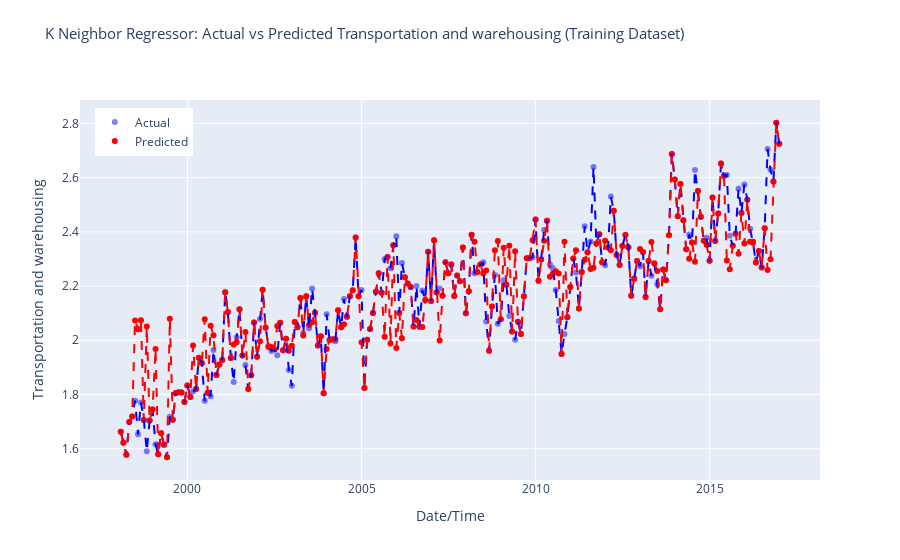

Source (notebook cell):
### Code cell
# Sort predictions DataFrame by index
predictions.sort_index(inplace=True)

# Create Plotly figure
fig = make_subplots(rows=1, cols=1, shared_xaxes=True, shared_yaxes=True)

# Add scatter plot for actual values
fig.add_trace(go.Scatter(x=predictions.index, y=predictions['Transportation and warehousing'],
                         mode='markers', marker=dict(color='blue', opacity=0.5),
                         name='Actual'), row=1, col=1)

# Add scatter plot for predicted values
fig.add_trace(go.Scatter(x=predictions.index, y=predictions['prediction_label'],
                         mode='markers', marker=dict(color='red'),
                         name='Predicted'), row=1, col=1)

# Add lines for sorted actual values
fig.add_trace(go.Scatter(x=predictions.index, y=predictions['Transportation and warehousing'].sort_index(),
                         mode='lines', line=dict(color='blue', dash='dash'),
                         showlegend=False), row=1, col=1)

# Add lines for sorted predicted values
fig.add_trace(go.Scatter(x=predictions.index, y=predictions['prediction_label'].sort_index(),
                         mode='lines', line=dict(color='red', dash='dash'),
                         showlegend=False), row=1, col=1)

fig.update_layout(title_text='K Neighbor Regressor: Actual vs Predicted Transportation and warehousing (Training Dataset)',
                  title_font_size=15, title_y=0.95,  # Adjusted title_y value
                  xaxis_title='Date/Time', yaxis_title='Transportation and warehousing',
                  legend=dict(x=0.02, y=0.98),
                  grid=dict(rows=1, columns=1, ygap=0.2))

# Show interactive plot
fig.show()

### Figure 1 — Plotly figure (JSON) as saved in the notebook; plotly's stock layout.template omitted (floating-point values rounded to 4 significant figures; data arrays with more than 128 entries replaced by an {"elided": "..."} marker saying what was removed)
{"data": [{"marker": {"color": "blue", "opacity": 0.5}, "mode": "markers", "name": "Actual", "type": "scatter", "x": {"elided": "228 str values"}, "xaxis": "x", "y": {"elided": "228 float values"}, "yaxis": "y"}, {"marker": {"color": "red"}, "mode": "markers", "name": "Predicted", "type": "scatter", "x": {"elided": "228 str values"}, "xaxis": "x", "y": {"elided": "228 float values"}, "yaxis": "y"}, {"line": {"color": "blue", "dash": "dash"}, "mode": "lines", "showlegend": false, "type": "scatter", "x": {"elided": "228 str values"}, "xaxis": "x", "y": {"elided": "228 float values"}, "yaxis": "y"}, {"line": {"color": "red", "dash": "dash"}, "mode": "lines", "showlegend": false, "type": "scatter", "x": {"elided": "228 str values"}, "xaxis": "x", "y": {"elided": "228 float values"}, "yaxis": "y"}], "layout": {"grid": {"columns": 1, "rows": 1, "ygap": 0.2}, "legend": {"x": 0.02, "y": 0.98}, "title": {"font": {"size": 15}, "text": "K Neighbor Regressor: Actual vs Predicted Transportation and warehousing (Training Dataset)", "y": 0.95}, "xaxis": {"anchor": "y", "domain": [0, 1], "title": {"text": "Date/Time"}}, "yaxis": {"anchor": "x", "domain": [0, 1], "title": {"text": "Transportation and warehousing"}}}}
